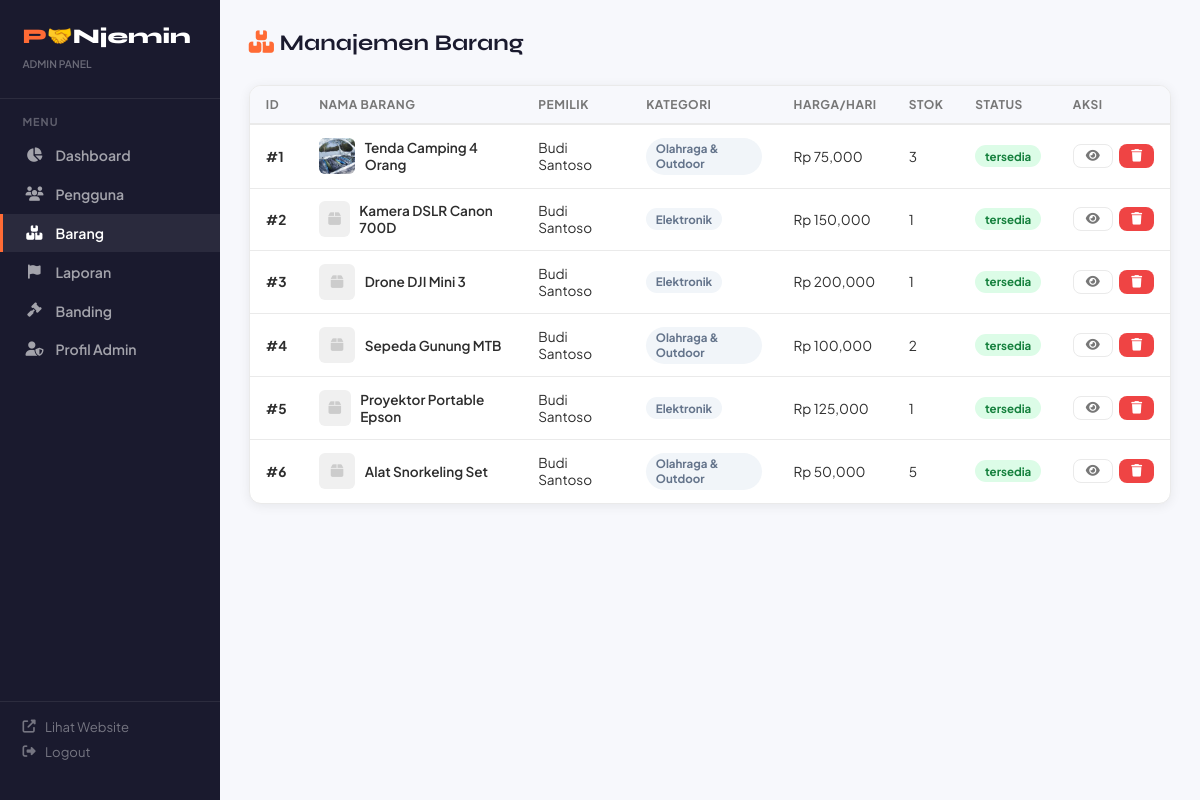
Page /admin/barang (signed in) on the committed database.
### tables this page shows
CREATE TABLE barang (
            id INTEGER PRIMARY KEY AUTOINCREMENT,
            nama_barang TEXT NOT NULL, deskripsi TEXT, harga_sewa REAL NOT NULL,
            stok INTEGER DEFAULT 1, lokasi TEXT, kategori TEXT, foto TEXT,
            id_pemilik INTEGER, rating REAL DEFAULT 0, total_disewa INTEGER DEFAULT 0,
            status TEXT DEFAULT 'tersedia', created_at TIMESTAMP DEFAULT CURRENT_TIMESTAMP,
            FOREIGN KEY (id_pemilik) REFERENCES users(id)
        );

CREATE TABLE users (
            id INTEGER PRIMARY KEY AUTOINCREMENT,
            nama TEXT NOT NULL, email TEXT UNIQUE NOT NULL, password TEXT NOT NULL,
            no_hp TEXT, alamat TEXT, role TEXT DEFAULT 'user',
            tipe_akun TEXT DEFAULT 'peminjam', rating REAL DEFAULT 0,
            total_transaksi INTEGER DEFAULT 0, status TEXT DEFAULT 'aktif',
            foto_ktp TEXT, created_at TIMESTAMP DEFAULT CURRENT_TIMESTAMP
        );

### app.py (the view)
@app.route('/admin/barang')
def admin_barang():
    if session.get('role') != 'admin': return redirect(url_for('admin_login'))
    barang = get_db().execute("SELECT b.*,u.nama as nama_pemilik FROM barang b JOIN users u ON b.id_pemilik=u.id ORDER BY b.created_at DESC").fetchall()
    return render_template('admin/barang.html', barang=barang)

### app.py (called while the page is built)
def get_db():
    if 'db' not in g:
        g.db = sqlite3.connect('database.db', check_same_thread=False)
        g.db.row_factory = sqlite3.Row
        g.db.execute("PRAGMA journal_mode=WAL")
    return g.db

def chat_unread():
    if 'user_id' not in session: return 0
    try:
        return get_db().execute("SELECT COUNT(*) FROM chat WHERE id_penerima=? AND dibaca=0", (session['user_id'],)).fetchone()[0]
    except: return 0

@app.context_processor
def inject_globals():
    return dict(chat_unread_count=chat_unread())

### templates/admin/barang.html (shortened to what this page needs)
{% extends 'admin/base.html' %}
{% block content %}
<div class="topbar">
    <h1><i class="fas fa-boxes" style="color:var(--primary)"></i> Manajemen Barang</h1>
</div>
<div class="card">
    <table class="table">
        <thead>
            <tr><th>ID</th><th>Nama Barang</th><th>Pemilik</th><th>Kategori</th><th>Harga/Hari</th><th>Stok</th><th>Status</th><th>Aksi</th></tr>
        </thead>
        <tbody>
            {% for b in barang %}
            <tr>
                <td><strong>#{{ b.id }}</strong></td>
                <td>
                    <div style="display:flex;align-items:center;gap:0.6rem">
                        {% if b.foto %}
                        <img src="{{ url_for('static', filename='images/uploads/' + b.foto) }}" style="width:36px;height:36px;border-radius:6px;object-fit:cover">
                        {% else %}
                        <div style="width:36px;height:36px;border-radius:6px;background:#f0f0f0;display:flex;align-items:center;justify-content:center;color:#ccc;font-size:0.9rem"><i class="fas fa-box"></i></div>
                        {% endif %}
                        <span style="font-weight:600">{{ b.nama_barang }}</span>
                    </div>
                </td>
                <td>{{ b.nama_pemilik }}</td>
                <td><span class="badge badge-secondary">{{ b.kategori or '—' }}</span></td>
                <td>Rp {{ "{:,.0f}".format(b.harga_sewa) }}</td>
                <td>{{ b.stok }}</td>
                <td><span class="badge {% if b.status == 'tersedia' %}badge-success{% else %}badge-danger{% endif %}">{{ b.status }}</span></td>
                <td>
                    <div style="display:flex;gap:0.4rem">
                        <a href="{{ url_for('detail_barang', id=b.id) }}" class="btn btn-outline btn-sm" target="_blank"><i class="fas fa-eye"></i></a>
                        <a href="{{ url_for('admin_hapus_barang', id=b.id) }}" class="btn btn-danger btn-sm" onclick="return confirm('Yakin hapus barang ini?')"><i class="fas fa-trash"></i></a>
                    </div>
                </td>
            </tr>
            {% endfor %}
        </tbody>
    </table>
</div>
{% endblock %}

### templates/admin/base.html (style rules this page uses)
:root { --primary: #FF6B35; --primary-dark: #e55a25; --primary-light: #fff3ee; --secondary: #1a1a2e; --accent: #FFD700; --text: #2d2d2d; --text-muted: #777; --bg: #f7f8fc; --card-bg: #fff; --border: #eaeaea; --success: #22c55e; --warning: #f59e0b; --danger: #ef4444; --info: #3b82f6; --radius: 12px; --radius-sm: 8px; --shadow: 0 2px 12px rgba(0,0,0,0.07); --sidebar-w: 220px; }
* { margin: 0; padding: 0; box-sizing: border-box; }
body { font-family: 'Plus Jakarta Sans', sans-serif; background: var(--bg); color: var(--text); display: flex; min-height: 100vh; }
.topbar { display: flex; align-items: center; justify-content: space-between; margin-bottom: 1.8rem; }
.topbar h1 { font-family: 'Syne', sans-serif; font-size: 1.4rem; color: var(--secondary); }
.btn { display: inline-flex; align-items: center; gap: 0.4rem; padding: 0.5rem 1.1rem; border-radius: var(--radius-sm); font-size: 0.85rem; font-weight: 600; cursor: pointer; border: none; text-decoration: none; transition: all 0.2s; }
.btn-danger { background: var(--danger); color: white; }
.btn-sm { padding: 0.3rem 0.75rem; font-size: 0.78rem; }
.btn-outline { background: transparent; border: 1px solid var(--border); color: var(--text-muted); }
.card { background: white; border-radius: var(--radius); border: 1px solid var(--border); box-shadow: var(--shadow); overflow: hidden; }
.table { width: 100%; border-collapse: collapse; font-size: 0.85rem; }
.table th { background: var(--bg); padding: 0.7rem 1rem; text-align: left; font-weight: 700; color: var(--text-muted); font-size: 0.75rem; text-transform: uppercase; letter-spacing: 0.5px; border-bottom: 2px solid var(--border); }
.table td { padding: 0.8rem 1rem; border-bottom: 1px solid var(--border); vertical-align: middle; }
.table tr:last-child td { border-bottom: none; }
.badge { display: inline-block; padding: 0.22rem 0.6rem; border-radius: 20px; font-size: 0.72rem; font-weight: 700; }
.badge-success { background: #dcfce7; color: #15803d; }
.badge-secondary { background: #f1f5f9; color: #64748b; }

### rows in the picture
barang: id "1", foto (picture), nama_barang "Tenda Camping 4 Orang", nama_pemilik "Budi Santoso", kategori "Olahraga & Outdoor", harga_sewa "75,000", stok "3", status "tersedia"
barang: id "2", nama_barang "Kamera DSLR Canon 700D", nama_pemilik "Budi Santoso", kategori "Elektronik", harga_sewa "150,000", stok "1", status "tersedia"
barang: id "3", nama_barang "Drone DJI Mini 3", nama_pemilik "Budi Santoso", kategori "Elektronik", harga_sewa "200,000", stok "1", status "tersedia"
barang: id "4", nama_barang "Sepeda Gunung MTB", nama_pemilik "Budi Santoso", kategori "Olahraga & Outdoor", harga_sewa "100,000", stok "2", status "tersedia"
barang: id "5", nama_barang "Proyektor Portable Epson", nama_pemilik "Budi Santoso", kategori "Elektronik", harga_sewa "125,000", stok "1", status "tersedia"
barang: id "6", nama_barang "Alat Snorkeling Set", nama_pemilik "Budi Santoso", kategori "Olahraga & Outdoor", harga_sewa "50,000", stok "5", status "tersedia"
